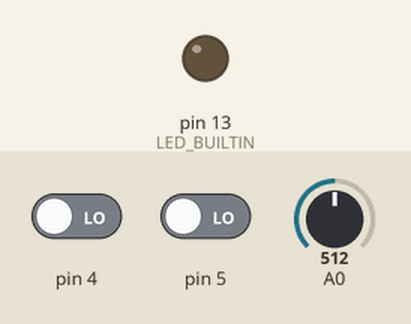
Simulated run of this sketch. Board: Arduino Uno, built with avr-gcc and run on an emulated ATmega328P. On the bench: output pins drawn as LEDs (lit = HIGH). Inputs (shaded band) come from the test bench; at power-on: pin 4 LOW, pin 5 LOW, A0 = 512. What the sketch prints to the serial monitor is not drawn.

Above: at 1.2 s.
1.3 s: pin 4 driven HIGH
At 2.4 s:
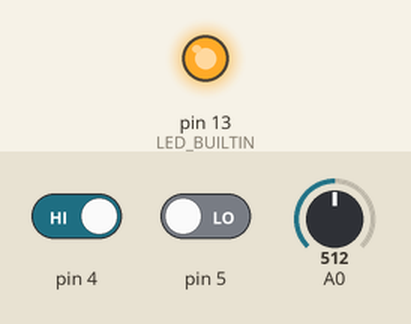
2.8 s: pin 4 driven LOW
At 3.5 s:
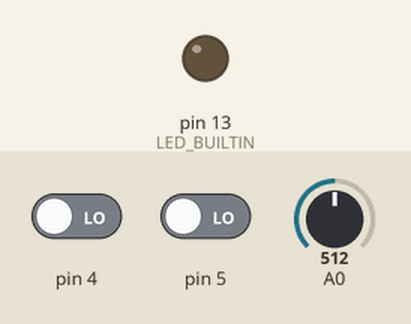
4.3 s: pin 5 driven HIGH
At 4.6 s:
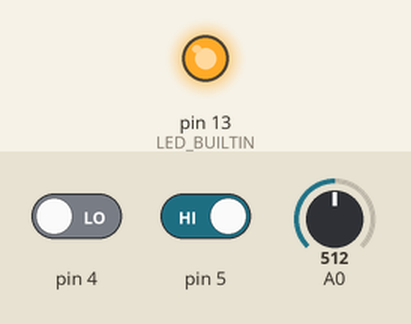
Timing chart, 0 to 7.3 s (numbered marks = the images above; inputs shaded):
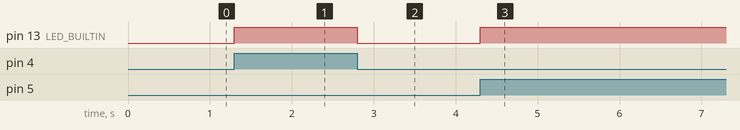

Measured:
- after the input at 1.3 s, pin 13 (LED_BUILTIN): LOW → HIGH at once
- after the input at 2.8 s, pin 13 (LED_BUILTIN): HIGH → LOW at once
- after the input at 4.3 s, pin 13 (LED_BUILTIN): LOW → HIGH at once

The sketch:

ecg_AD8232_com_filtro_media.ino
```cpp
/*
 * Exemplo de coleta de dados de ECG usando o módulo AD8232.
 * O sinal coletado é coletado a 1800Hz, e passa por um filtro
 * digital simples (média de 30 pontos) para eliminar o ruído
 * da rede elétrica em 60Hz. Assim, a frequência final do sinal
 * apresentado na porta serial é de 1800Hz/30 = 60Hz.
 * O LED interno da placa Arduino é aceso quando o módulo AD8232
 * detecta um eletrodo solto.
 *
 * Criado por: Erick Dario León Bueno de Camargo, 2023
 */

// Frequencia de amostragem desejada, em Hz:
long frequencia = 1800;

unsigned long atraso_us = (1000000.0/frequencia);
int medida;
unsigned long tempo_atual, tempo_anterior;
int contador;

/////////////////////////////////////////////////////////////////
// Esta função só roda uma vez, no início
void setup() {
  // initialize the serial communication:
  Serial.begin(115200);
  pinMode(LED_BUILTIN, OUTPUT);
  pinMode(4, INPUT);
  pinMode(5, INPUT);
  tempo_anterior = micros();
  medida = 0;
  contador = 0;
}

/////////////////////////////////////////////////////////////////
// Esta função se repete indefinidamente
void loop() {

  tempo_atual = micros();

  if((digitalRead(4) == 1)||(digitalRead(5) == 1)){
    digitalWrite(LED_BUILTIN, HIGH);
  }
  else{
    if (digitalRead(LED_BUILTIN) == 1){ // se está aceso, apaga
      digitalWrite(LED_BUILTIN, LOW);
    }

    // o abs() evita problemas com overflow da função micros()
    if (abs(tempo_atual - tempo_anterior) > atraso_us) {
      tempo_anterior = tempo_atual;
      medida = medida + analogRead(A0); // soma a medida atual
      contador = contador + 1;
    }
    if (contador >= 30){
      Serial.println(medida/30);
      medida = 0;
      contador = 0;
    }
  }
}
```
